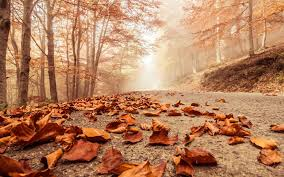
#> input picture DATA/6.jpg, 284 x 177 px, found by its file name
$ jupyter execute --allow-errors Untitled5.ipynb
#> lines starting #> are read from the running program, lines starting #| are printed output that depends on the picture
[cell 1]
import cv2
import matplotlib.pyplot as plt
import numpy as np

[cell 2]
image_show = cv2.cvtColor(cv2.imread("DATA/6.jpg"),cv2.COLOR_BGR2RGB)

[cell 3]
image = cv2.imread("DATA/6.jpg")
#> image is the input picture: shape (177, 284, 3); mean B, G, R 94.3, 127.9, 181.1

[cell 4]
hist_image = cv2.calcHist([image],[0],mask=None,histSize=[256],ranges=[0,256])
#> hist_image = 256 values, max 2733 at index 0, min 0 at index 254, mean 196.4

[cell 5]
plt.plot(hist_image)
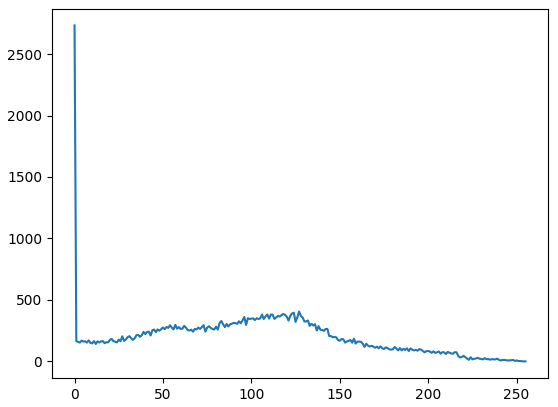
#> figure drawn by matplotlib, 1 panel; curve peaks at x = 0, y = 2733

[cell 6]
color = ('b','g','r')

for i,col in enumerate(color):
    print(i)
    hist = cv2.calcHist([image],[i],mask=None,histSize=[256],ranges=[0,256])
    plt.plot(hist)
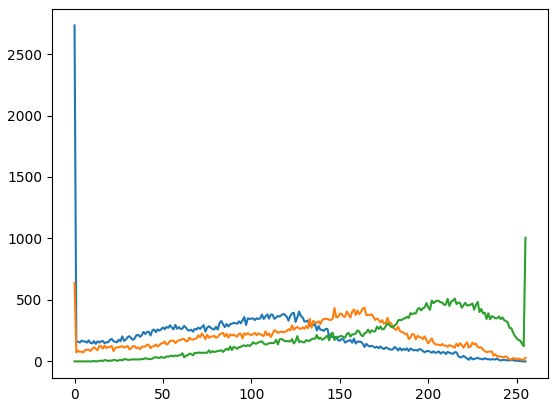
#> figure drawn by matplotlib, 1 panel; curve peaks at x = 0, y = 2733; curve peaks at x = 0, y = 639; curve peaks at x = 255, y = 1005

$ run again, with DATA/1.jpg copied over DATA/6.jpg
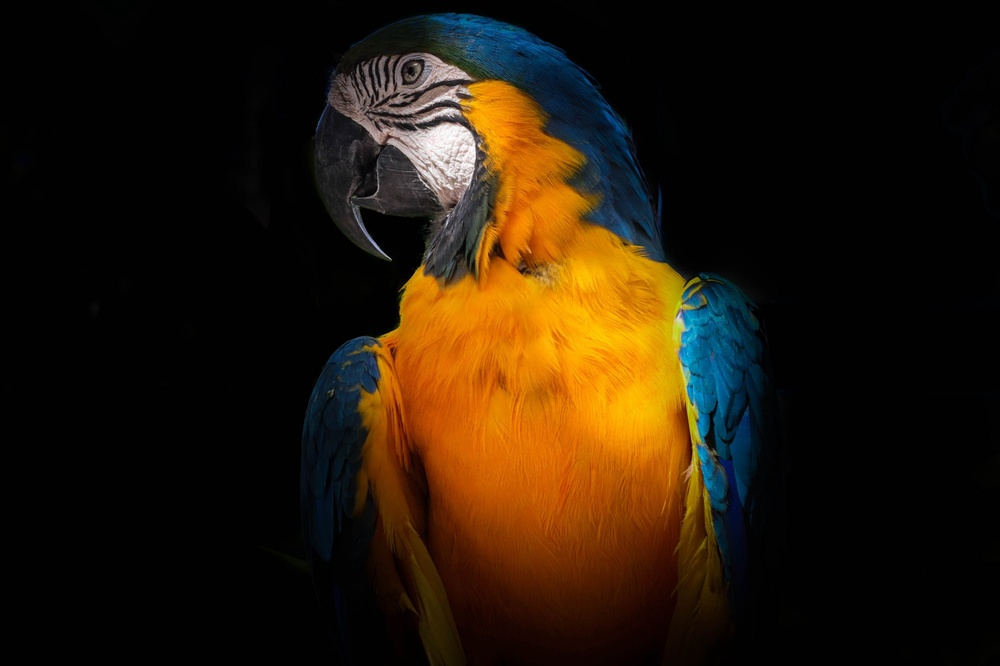
#> input picture DATA/1.jpg, 1000 x 666 px, shrunk from 2000 x 1333 before the run, found by its file name
#> image is the input picture: shape (666, 1000, 3); mean B, G, R 9.8, 25.5, 38.9
#> hist_image = 256 values, max 407590 at index 1, min 2 at index 254, mean 2601.6
#> `[cell 5] plt.plot(hist_image)`:
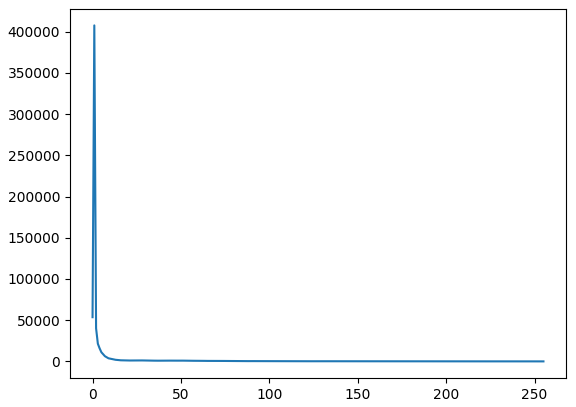
#> figure drawn by matplotlib, 1 panel; curve peaks at x = 1, y = 407590

$ run again, with DATA/3.jpg copied over DATA/6.jpg
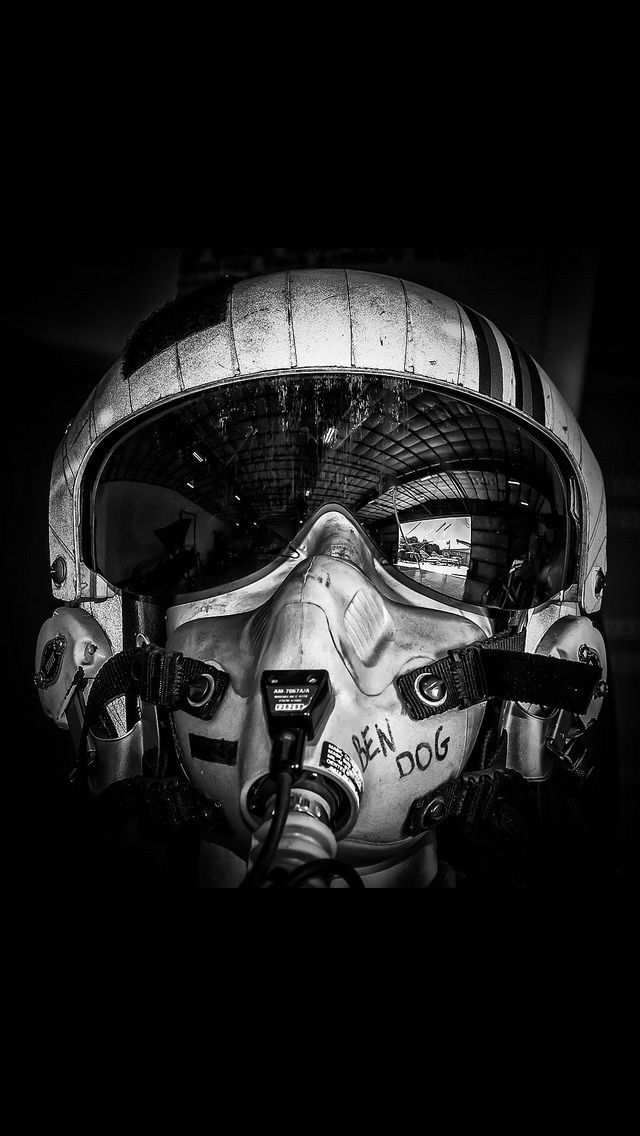
#> input picture DATA/3.jpg, 640 x 1136 px, found by its file name
#> image_show is the input picture: shape (1136, 640, 3); min 0, max 255, mean 29
#> hist_image = 256 values, max 358377 at index 0, min 81 at index 253, mean 2840
#> `[cell 5] plt.plot(hist_image)`:
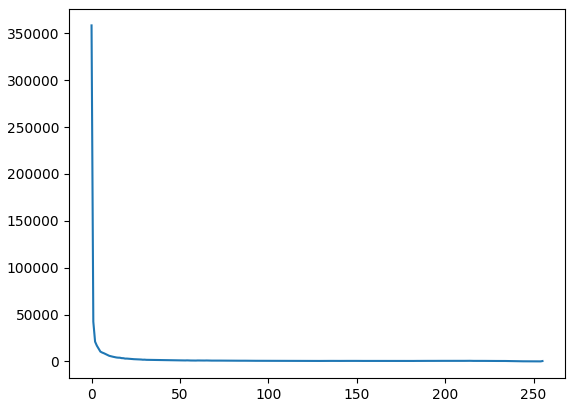
#> figure drawn by matplotlib, 1 panel; curve peaks at x = 0, y = 358377
